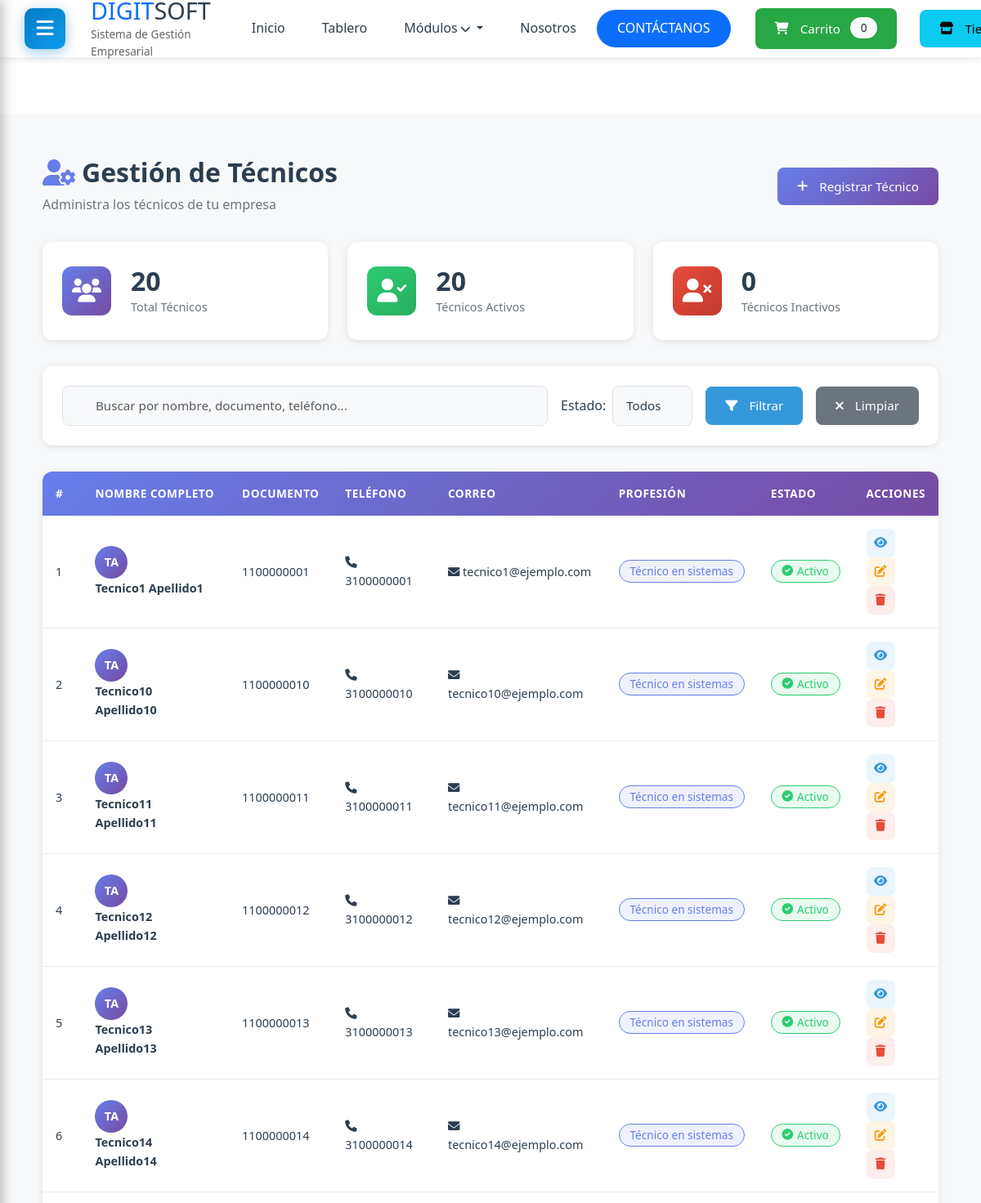
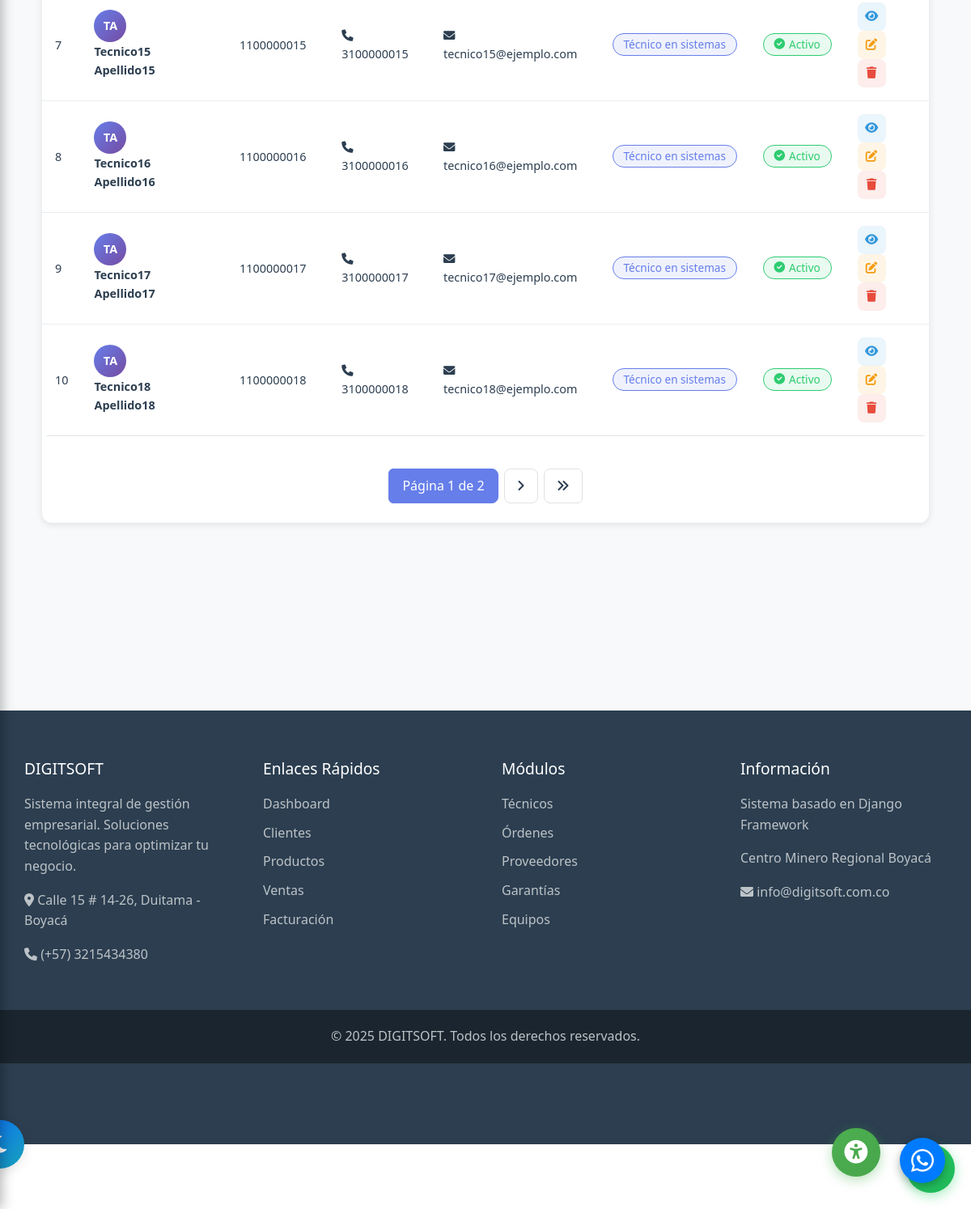
The app's page /tecnicos/ (signed in) with its own data (2 pictures, top to bottom).
### tecnicos/models.py (models this page shows, shortened)
class Tecnico(models.Model):
    nombres = models.CharField(max_length=100, verbose_name="Nombres")
    apellidos = models.CharField(max_length=100, verbose_name="Apellidos")
    numero_documento = models.CharField(
        max_length=20,
        unique=True,
        verbose_name="Número de Documento",
        validators=[RegexValidator(r'^\d+$', 'Solo se permiten números')]
    )
    telefono = models.CharField(
        max_length=15,
        verbose_name="Teléfono",
        validators=[RegexValidator(r'^\+?1?\d{9,15}$', 'Ingrese un número de teléfono válido')]
    )
    correo = models.EmailField(verbose_name="Correo Electrónico")
    profesion = models.CharField(max_length=100, verbose_name="Profesión")
    activo = models.BooleanField(default=True, verbose_name="Activo")
    fecha_registro = models.DateTimeField(auto_now_add=True, verbose_name="Fecha de Registro")
    fecha_actualizacion = models.DateTimeField(auto_now=True, verbose_name="Última Actualización")
    class Meta:
        verbose_name = "Técnico"
        verbose_name_plural = "Técnicos"
        ordering = ['apellidos', 'nombres']
        db_table = 'tecnicos'
    @property
    def nombre_completo(self):
        return f"{self.nombres} {self.apellidos}"

### tecnicos/views.py (the view, shortened to what this page needs)
# urls.py: path('', views.lista_tecnicos, name='lista'),
@login_required
@user_passes_test(es_staff, login_url='dashboard:index')
def lista_tecnicos(request):
    form_busqueda = TecnicoBusquedaForm(request.GET)
    tecnicos = Tecnico.objects.all()
    if form_busqueda.is_valid():
        busqueda = form_busqueda.cleaned_data.get('busqueda')
        estado = form_busqueda.cleaned_data.get('estado')
        if estado == 'activo':
            tecnicos = tecnicos.filter(activo=True)
        elif estado == 'inactivo':
            tecnicos = tecnicos.filter(activo=False)
    paginator = Paginator(tecnicos, 10)
    page_number = request.GET.get('page')
    tecnicos_paginados = paginator.get_page(page_number)
    context = {
        'tecnicos': tecnicos_paginados,
        'form_busqueda': form_busqueda,
        'total_tecnicos': tecnicos.count(),
        'tecnicos_activos': Tecnico.objects.filter(activo=True).count(),
        'tecnicos_inactivos': Tecnico.objects.filter(activo=False).count(),
    }
    return render(request, 'tecnicos/lista.html', context)

### tecnicos/forms.py
class TecnicoBusquedaForm(forms.Form):
    busqueda = forms.CharField(
        required=False,
        widget=forms.TextInput(attrs={
            'class': 'form-control',
            'placeholder': 'Buscar por nombre, documento, teléfono...',
            'id': 'busqueda'
        })
    )
    estado = forms.ChoiceField(
        required=False,
        choices=[('', 'Todos'), ('activo', 'Activos'), ('inactivo', 'Inactivos')],
        widget=forms.Select(attrs={
            'class': 'form-control',
            'id': 'estado'
        })
    )

### tecnicos/views.py (called while the page is built)
def es_staff(user):
    return user.is_staff or user.is_superuser

### templates/tecnicos/lista.html (shortened to what this page needs)
{% extends 'base_dashboard.html' %}
{% load static %}
{% block extra_css %}
<link rel="stylesheet" href="{% static 'css/tecnicos.css' %}">
<link rel="stylesheet" href="{% static 'css/theme-switcher.css' %}">
{% endblock %}
{% block content %}
<div class="tecnicos-container">
    <div class="tecnicos-header">
        <div class="header-left">
            <h1><i class="fas fa-user-cog"></i> Gestión de Técnicos</h1>
            <p class="text-muted">Administra los técnicos de tu empresa</p>
        </div>
        <div class="header-right">
            <a href="{% url 'tecnicos:crear' %}" class="btn btn-primary">
                <i class="fas fa-plus"></i> Registrar Técnico
            </a>
        </div>
    </div>
    <div class="stats-container">
        <div class="stat-card">
            <div class="stat-icon" style="background: linear-gradient(135deg, #667eea 0%, #764ba2 100%);">
                <i class="fas fa-users"></i>
            </div>
            <div class="stat-info">
                <h3>{{ total_tecnicos }}</h3>
                <p>Total Técnicos</p>
            </div>
        </div>
        <div class="stat-card">
            <div class="stat-icon" style="background: linear-gradient(135deg, #2ecc71 0%, #27ae60 100%);">
                <i class="fas fa-user-check"></i>
            </div>
            <div class="stat-info">
                <h3>{{ tecnicos_activos }}</h3>
                <p>Técnicos Activos</p>
            </div>
        </div>
        <div class="stat-card">
            <div class="stat-icon" style="background: linear-gradient(135deg, #e74c3c 0%, #c0392b 100%);">
                <i class="fas fa-user-times"></i>
            </div>
            <div class="stat-info">
                <h3>{{ tecnicos_inactivos }}</h3>
                <p>Técnicos Inactivos</p>
            </div>
        </div>
    </div>
    <div class="search-filter-container">
        <form method="get" class="search-form">
            <div class="search-group">
                {{ form_busqueda.busqueda }}
            </div>
            <div class="filter-group">
                <label>Estado:</label>
                {{ form_busqueda.estado }}
            </div>
            <button type="submit" class="btn btn-search">
                <i class="fas fa-filter"></i> Filtrar
            </button>
            <a href="{% url 'tecnicos:lista' %}" class="btn btn-clear">
                <i class="fas fa-times"></i> Limpiar
            </a>
        </form>
    </div>
    <div class="table-container">
        {% if tecnicos %}
            <table class="tecnicos-table">
                <thead>
                    <tr>
                        <th>#</th>
                        <th>Nombre Completo</th>
                        <th>Documento</th>
                        <th>Teléfono</th>
                        <th>Correo</th>
                        <th>Profesión</th>
                        <th>Estado</th>
                        <th>Acciones</th>
                    </tr>
                </thead>
                <tbody>
                    {% for tecnico in tecnicos %}
                        <tr>
                            <td>{{ forloop.counter }}</td>
                            <td class="nombre-cell">
                                <div class="nombre-avatar">
                                    <span>{{ tecnico.nombres.0 }}{{ tecnico.apellidos.0 }}</span>
                                </div>
                                <strong>{{ tecnico.nombre_completo }}</strong>
                            </td>
                            <td>{{ tecnico.numero_documento }}</td>
                            <td><i class="fas fa-phone"></i> {{ tecnico.telefono }}</td>
                            <td><i class="fas fa-envelope"></i> {{ tecnico.correo }}</td>
                            <td><span class="badge badge-profesion">{{ tecnico.profesion }}</span></td>
                            <td>
                                {% if tecnico.activo %}
                                    <span class="badge badge-activo">
                                        <i class="fas fa-check-circle"></i> Activo
                                    </span>
                                {% else %}
                                    <span class="badge badge-inactivo">
                                        <i class="fas fa-times-circle"></i> Inactivo
                                    </span>
                                {% endif %}
                            </td>
                            <td class="actions-cell">
                                <a href="{% url 'tecnicos:detalle' tecnico.pk %}"
                                   class="btn-action btn-view"
                                   title="Ver detalle">
                                    <i class="fas fa-eye"></i>
                                </a>
                                <a href="{% url 'tecnicos:editar' tecnico.pk %}"
                                   class="btn-action btn-edit"
                                   title="Editar">
                                    <i class="fas fa-edit"></i>
                                </a>
                                <a href="{% url 'tecnicos:eliminar' tecnico.pk %}"
                                   class="btn-action btn-delete"
                                   title="Eliminar">
                                    <i class="fas fa-trash"></i>
                                </a>
                            </td>
                        </tr>
                    {% endfor %}
                </tbody>
            </table>
            {% if tecnicos.has_other_pages %}
                <div class="pagination-container">
                    <nav>
                        <ul class="pagination">
                            <li class="page-item active">
                                <span class="page-link">
                                    Página {{ tecnicos.number }} de {{ tecnicos.paginator.num_pages }}
                                </span>
                            </li>
                            {% if tecnicos.has_next %}
                                <li class="page-item">
                                    <a class="page-link" href="?page={{ tecnicos.next_page_number }}">
                                        <i class="fas fa-angle-right"></i>
                                    </a>
                                </li>
                                <li class="page-item">
                                    <a class="page-link" href="?page={{ tecnicos.paginator.num_pages }}">
                                        <i class="fas fa-angle-double-right"></i>
                                    </a>
                                </li>
                            {% endif %}
                        </ul>
                    </nav>
                </div>
            {% endif %}
        {% else %}
            <div class="empty-state">
                <i class="fas fa-users-slash"></i>
                <h3>No hay técnicos registrados</h3>
                <p>Comienza registrando tu primer técnico usando el botón de arriba</p>
            </div>
        {% endif %}
    </div>
</div>
{% endblock %}

### static/css/dashboard.css (style rules this page uses)
:root { --primary-color: #037dc4; --secondary-color: #0f9bec; --dark-color: #2c3e50; --light-color: #f9f9f9; --sidebar-width: 250px; --header-height: 70px; }
* { margin: 0; padding: 0; box-sizing: border-box; }
body { font-family: 'Segoe UI', Tahoma, Geneva, Verdana, sans-serif; background-color: #f5f6fa; color: #323235; line-height: 1.6; min-height: 100vh; display: flex; flex-direction: column; }

### static/css/theme-switcher.css (style rules this page uses)
:root { --bg-primary: #ffffff; --bg-secondary: #f8f9fa; --bg-card: #ffffff; --text-primary: #212529; --text-secondary: #6c757d; --border-color: #dee2e6; --shadow: rgba(0, 0, 0, 0.1); --primary-color: #0d6efd; --success-color: #28a745; --danger-color: #dc3545; --warning-color: #ffc107; --info-color: #17a2b8; --input-bg: #ffffff; --input-border: #ced4da; --table-hover: #f8f9fa; }
body { background-color: var(--bg-primary); color: var(--text-primary); transition: background-color 0.3s ease, color 0.3s ease; }
.form-control, .form-select { background-color: var(--input-bg); border-color: var(--input-border); color: var(--text-primary); transition: all 0.3s ease; }
.text-muted { color: var(--text-secondary) !important; }
.badge { transition: all 0.3s ease; }
* { transition: background-color 0.3s ease, color 0.3s ease, border-color 0.3s ease; }

### static/css/accessibility.css (style rules this page uses)
body { transition: background-color 0.3s ease, color 0.3s ease, filter 0.3s ease; }

### static/css/responsive-global.css (style rules this page uses)
:root { --container-max-width: 1200px; --spacing-xs: 0.5rem; --spacing-sm: 1rem; --spacing-md: 1.5rem; --spacing-lg: 2rem; --spacing-xl: 3rem; }
* { box-sizing: border-box; }
html { font-size: 16px; -webkit-text-size-adjust: 100%; -ms-text-size-adjust: 100%; }
body { margin: 0; padding: 0; overflow-x: hidden !important; max-width: 100vw; }
.btn { display: inline-block; font-weight: 400; text-align: center; white-space: nowrap; vertical-align: middle; user-select: none; border: 1px solid transparent; padding: 0.375rem 0.75rem; font-size: 1rem; line-height: 1.5; border-radius: 0.25rem; transition: all 0.15s ease-in-out; cursor: pointer; }
.form-control { display: block; width: 100%; padding: 0.375rem 0.75rem; font-size: 1rem; line-height: 1.5; color: #495057; background-color: #fff; border: 1px solid #ced4da; border-radius: 0.25rem; }
h1, .h1 { font-size: 2.5rem; }
h3, .h3 { font-size: 1.75rem; }

### static/css/responsive-modulos.css (style rules this page uses)
.table-container { overflow-x: auto; -webkit-overflow-scrolling: touch; }
.pagination { display: flex; list-style: none; padding: 0; margin: 0; gap: 0.25rem; }
.pagination .page-item { display: inline-block; }
.pagination .page-link { padding: 0.5rem 0.75rem; border: 1px solid #dee2e6; border-radius: 0.25rem; color: #007bff; text-decoration: none; transition: all 0.3s; }
.pagination .page-item.active .page-link { background-color: #007bff; color: white; border-color: #007bff; }
.badge { display: inline-block; padding: 0.35em 0.65em; font-size: 0.75rem; font-weight: 600; line-height: 1; color: #fff; text-align: center; white-space: nowrap; vertical-align: baseline; border-radius: 0.25rem; }

### static/css/responsive-fixes.css (style rules this page uses)
body { padding-bottom: 20px; }
.module-card, .stat-card { background: white; border-radius: 12px; padding: 20px; box-shadow: 0 2px 8px rgba(0, 0, 0, 0.1); transition: transform 0.3s, box-shadow 0.3s; min-height: 120px; }
.table-container { overflow-x: auto; -webkit-overflow-scrolling: touch; margin-bottom: 100px; border-radius: 8px; }
html, body { overflow-x: hidden; position: relative; }
.badge { padding: 6px 12px; font-size: 0.85rem; }

### static/css/tablas-responsive.css (style rules this page uses)
table { width: 100%; border-collapse: collapse; background: white; }
thead { background: linear-gradient(135deg, #667eea 0%, #764ba2 100%); color: white; }
thead th { padding: 12px 15px; text-align: left; font-weight: 600; font-size: 0.9rem; white-space: nowrap; }
tbody td { padding: 12px 15px; border-bottom: 1px solid #e9ecef; font-size: 0.9rem; }
tbody tr:last-child td { border-bottom: none; }
.pagination { display: flex; list-style: none; padding: 0; margin: 0; gap: 5px; }
.pagination .page-item { display: inline-block; }
.pagination .page-link { padding: 8px 12px; border: 1px solid #dee2e6; border-radius: 6px; color: #667eea; text-decoration: none; transition: all 0.3s; font-weight: 500; }
.pagination .page-item.active .page-link { background-color: #667eea; color: white; border-color: #667eea; }

### records on screen
Tecnico: nombres.0 "T", apellidos.0 "A", nombre_completo "Tecnico1 Apellido1", numero_documento "1100000001", telefono "3100000001", correo "tecnico1@ejemplo.com", profesion "Técnico en sistemas", activo True (drawn)
Tecnico: nombres.0 "T", apellidos.0 "A", nombre_completo "Tecnico10 Apellido10", numero_documento "1100000010", telefono "3100000010", correo "tecnico10@ejemplo.com", profesion "Técnico en sistemas", activo True (drawn)
Tecnico: nombres.0 "T", apellidos.0 "A", nombre_completo "Tecnico11 Apellido11", numero_documento "1100000011", telefono "3100000011", correo "tecnico11@ejemplo.com", profesion "Técnico en sistemas", activo True (drawn)
Tecnico: nombres.0 "T", apellidos.0 "A", nombre_completo "Tecnico12 Apellido12", numero_documento "1100000012", telefono "3100000012", correo "tecnico12@ejemplo.com", profesion "Técnico en sistemas", activo True (drawn)
Tecnico: nombres.0 "T", apellidos.0 "A", nombre_completo "Tecnico13 Apellido13", numero_documento "1100000013", telefono "3100000013", correo "tecnico13@ejemplo.com", profesion "Técnico en sistemas", activo True (drawn)
Tecnico: nombres.0 "T", apellidos.0 "A", nombre_completo "Tecnico14 Apellido14", numero_documento "1100000014", telefono "3100000014", correo "tecnico14@ejemplo.com", profesion "Técnico en sistemas", activo True (drawn)
Tecnico: nombres.0 "T", apellidos.0 "A", nombre_completo "Tecnico15 Apellido15", numero_documento "1100000015", telefono "3100000015", correo "tecnico15@ejemplo.com", profesion "Técnico en sistemas", activo True (drawn)
Tecnico: nombres.0 "T", apellidos.0 "A", nombre_completo "Tecnico16 Apellido16", numero_documento "1100000016", telefono "3100000016", correo "tecnico16@ejemplo.com", profesion "Técnico en sistemas", activo True (drawn)
Tecnico: nombres.0 "T", apellidos.0 "A", nombre_completo "Tecnico17 Apellido17", numero_documento "1100000017", telefono "3100000017", correo "tecnico17@ejemplo.com", profesion "Técnico en sistemas", activo True (drawn)
Tecnico: nombres.0 "T", apellidos.0 "A", nombre_completo "Tecnico18 Apellido18", numero_documento "1100000018", telefono "3100000018", correo "tecnico18@ejemplo.com", profesion "Técnico en sistemas", activo True (drawn)

### other values on screen
{{ total_tecnicos }} "20"
{{ tecnicos_activos }} "20"
{{ tecnicos_inactivos }} "0"
{{ tecnicos.number }} "1"
{{ tecnicos.paginator.num_pages }} "2"
